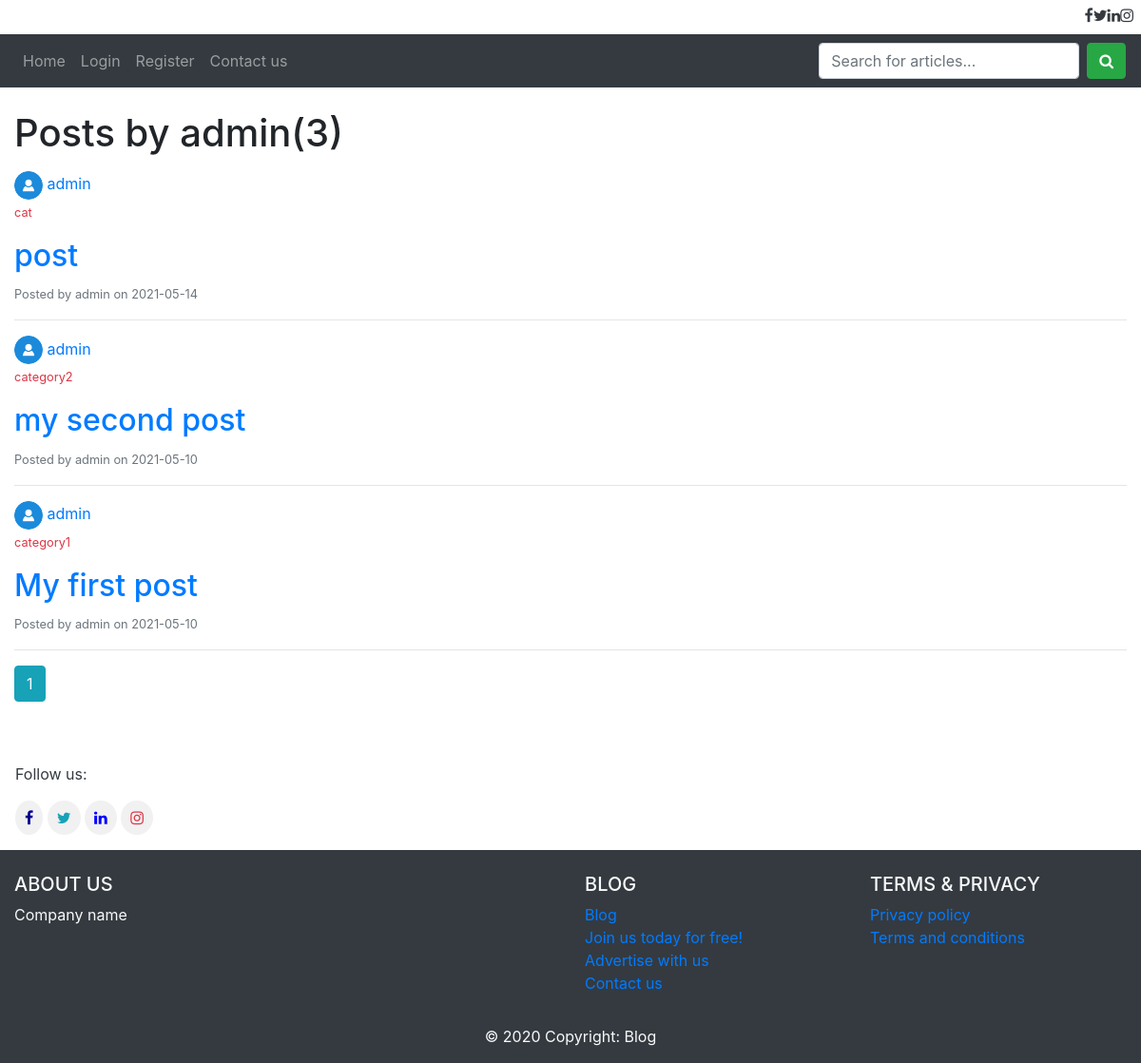
The app's page /user/admin, older data.
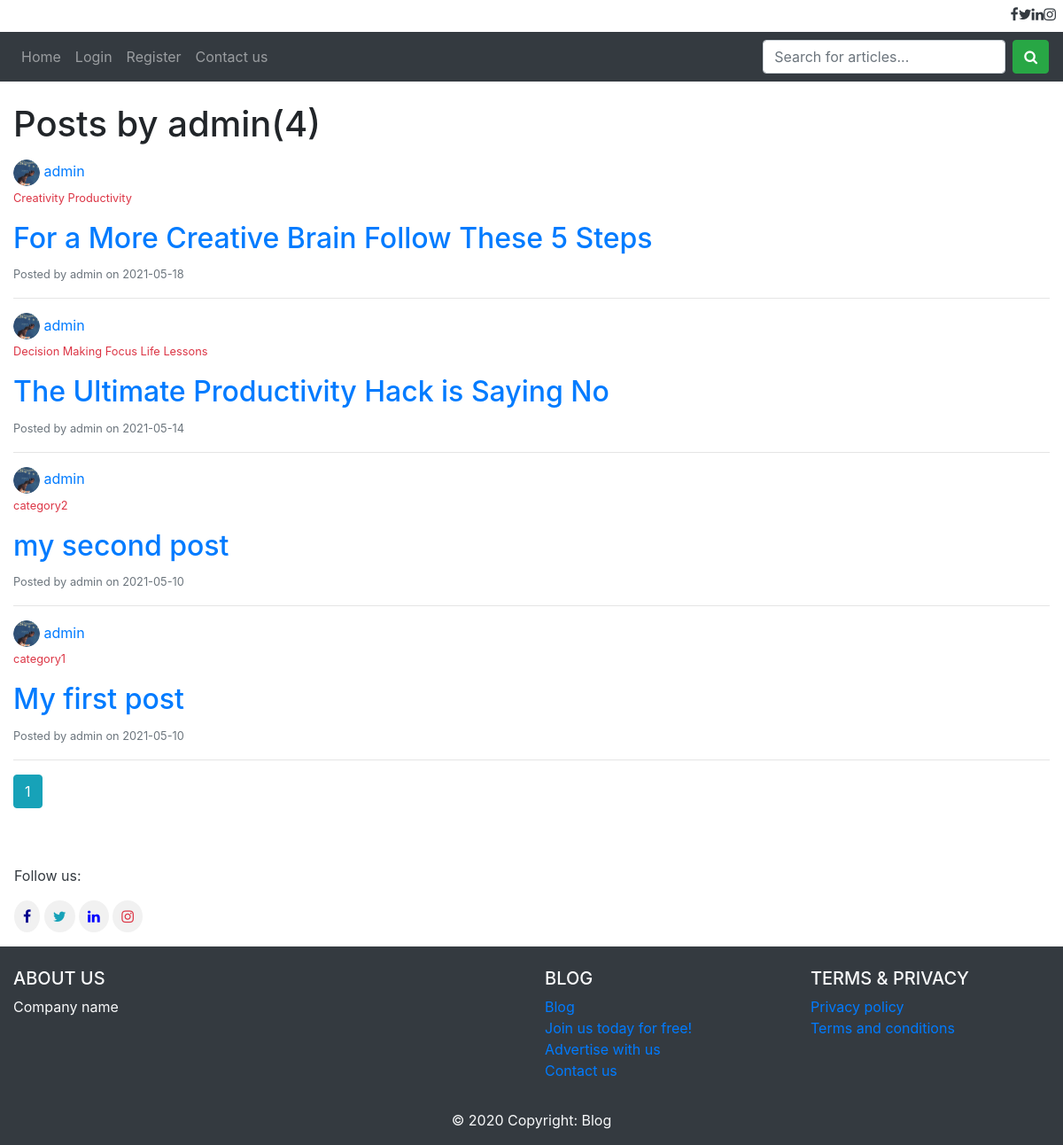
The same page, newer data.
### app/models.py (models this page shows, shortened)
class Users(db.Model, UserMixin):
    id = db.Column(db.Integer,primary_key = True)
    username = db.Column(db.String(20), unique = True, nullable = False)
    email = db.Column(db.String(120), unique =True, nullable = False)
    profile_pic = db.Column(db.String(20), nullable = False, default = 'avatar.png')
    password = db.Column(db.String(100), nullable = False)
    admin = db.Column(db.Boolean, nullable = False, default = False)
    posts = db.relationship('Articles', backref = 'author', lazy = True)
    the_comments = db.relationship('Comments', backref='writer',lazy=True)
    post_author = db.Column(db.Boolean, nullable=False, default=False)

class Articles(db.Model):
    id = db.Column(db.Integer, primary_key = True)
    title = db.Column(db.String(100), nullable = False)
    category = db.Column(db.String(200), nullable = False)
    content = db.Column(db.Text, nullable = False)
    date_posted = db.Column(db.DateTime, nullable = False, default = datetime.utcnow)
    slug = db.Column(db.String(255))
    user_id = db.Column(db.Integer, db.ForeignKey('users.id'), nullable = False)
    imgs = db.relationship('Images',backref = 'article',lazy = True)
    userscomments = db.relationship('Comments', backref = 'its_article', lazy = True)

### app/routes.py (the view)
@app.route('/user/<string:username>')
def user_posts(username):
    page = request.args.get('page', 1, type=int)
    user = Users.query.filter_by(username=username).first_or_404()
    articles = Articles.query.filter_by(author=user)\
        .order_by(Articles.date_posted.desc())\
        .paginate(per_page=20, page=page)
    return render_template('author_posts.html',articles = articles, user=user)

### app/templates/author_posts.html
{% extends "layout.html" %}
{% block body %}
<div>
    <h1 class="mb-3">Posts by {{ user.username }}({{ articles.total }})</h1>
    {% for article in articles.items %}
    <a href="{{ url_for('user_posts',username=article.author.username) }}">
    <img style="border-radius: 50%;width: 30px;height: 30px;" src="{{ url_for('static',filename='imgs/profile_pics/' + article.author.profile_pic )}}">
    <span>{{ article.author.username }}</span>
    </a>
    <p><small class="text-danger">{{ article.category }}</small></p>
    <h2><a href="{{ url_for('post', id = article.id) }}">{{ article.title }}</a></h2>
    <small class="text-muted">Posted by {{ article.author.username }} on {{ article.date_posted.strftime('%Y-%m-%d') }}</small>
    <hr>
    {% endfor %}
    {% for page_num in articles.iter_pages(left_edge=1,right_edge=1,left_current=1,right_current=2) %}
        {% if page_num %}
            {% if articles.page == page_num %}
                <a class="btn btn-info mb-4" href="{{url_for('user_posts',username=user.username, page = page_num)}}">{{ page_num }}</a>
            {% else %}
                <a class="btn btn-outline-info mb-4" href="{{url_for('user_posts',username=user.username, page = page_num)}}">{{ page_num }}</a>
            {% endif %}
        {% else %}
            ...
        {% endif %}
    {% endfor %}
</div>
{% endblock %}

### app/templates/layout.html (shortened to what this page needs)
<!DOCTYPE html>
<html lang="en">
<head>
    <link rel="stylesheet" href="https://maxcdn.bootstrapcdn.com/bootstrap/4.5.2/css/bootstrap.min.css">
    <link rel="stylesheet" href="https://use.fontawesome.com/releases/v5.7.0/css/all.css">
    <link rel="stylesheet" href="https://cdnjs.cloudflare.com/ajax/libs/font-awesome/4.7.0/css/font-awesome.min.css">
</head>
<body>
<div>
        <div style="width: 100%;float: right;" class="mb-1 p-2">
          <a class="text-dark" href="#"><i style="float:right;border-radius: 50%;" class="fa fa-instagram"></i></a>
          <a class="text-dark" href="#"><i style="float:right;border-radius: 50%;" class="fa fa-linkedin"></i></a>
          <a class="text-dark" href="#"><i style="float:right;border-radius: 50%;"  class="fa fa-twitter"></i></a>
          <a class="text-dark" href="#"><i style="float:right;border-radius: 50%;" class="fa fa-facebook"></i></a>
        </div>
        <nav class="navbar navbar-expand-lg navbar-dark bg-dark sticky-top">
          <div class="collapse navbar-collapse" id="navbarSupportedContent">
            <ul class="navbar-nav mr-auto">
              <li class="nav-item">
                <a class="nav-link" href="{{ url_for('index') }}">Home <span class="sr-only">(current)</span></a>
              </li>
              {% if current_user.is_authenticated %}
              {% if current_user.admin == True %}
              <li class="nav-item">
                <a class="nav-link" href="{{url_for('admin')}}">Admin panel</a>
              </li>
              {% endif %}
              {% if current_user.post_author == True %}
              <li class="nav-item">
                <a class="nav-link" href="{{url_for('new_post')}}">New Post</a>
              </li>
              {% endif %}
              <li class="nav-item">
              <a class="nav-link" href="{{url_for('logout')}}">Logout</a>
              </li>
              {% else %}
              <li class="nav-item">
                <a class="nav-link" href="{{url_for('login')}}">Login</a>
              </li>
              <li class="nav-item">
                <a class="nav-link" href="{{url_for('register')}}">Register</a>
              </li>
              {% endif %}
              <li class="nav-item">
                <a class="nav-link" href="{{url_for('contact')}}">Contact us</a>
              </li>
            </ul>
            <form class="form-inline my-2 my-lg-0">
              <input class="form-control mr-sm-2" type="search" placeholder="Search for articles..." aria-label="Search">
              <button class="btn btn-success my-2 my-sm-0" type="submit"><i class="fa fa-search"></i></button>
            </form>
          </div>
        </nav>
    <div class="container-fluid">
      <br>
        {% block body %}{% endblock %}
    </div>
    <br>
<div class="m-3">
  <p class="text-dark">Follow us:</p>
  <a href="#"><i style="color:darkblue;border-radius: 50%;padding: 10px;background-color: #f1f1f1;" class="fa fa-facebook"></i></a>
  <a class="text-info" href="#"><i style="border-radius: 50%;padding: 10px;background-color: #f1f1f1;" class="fa fa-twitter"></i></a>
  <a href="#"><i style="color:blue;border-radius: 50%;padding: 10px;background-color: #f1f1f1;"  class="fa fa-linkedin"></i></a>
  <a class="text-danger" href="#"><i style="border-radius: 50%;padding: 10px;background-color: #f1f1f1;" class="fa fa-instagram"></i></a>
</div>
<footer class="page-footer font-small blue pt-4 bg-dark text-light">
  <div class="container-fluid text-center text-md-left">
    <div class="row">
      <div class="col-md-6 mt-md-0 mt-3">
        <h5 class="text-uppercase">ABOUT US</h5>
        <ul class="list-unstyled">
          <li>Company name</li>
        </ul>
      </div>
      <div class="col-md-3 mb-md-0 mb-3">
        <h5 class="text-uppercase">Blog</h5>
        <ul class="list-unstyled">
          <li>
            <a href="{{ url_for('index') }}">Blog</a>
          </li>
          {% if current_user.is_authenticated %}
          {% else %}
          <li>
            <a href="{{ url_for('register') }}">Join us today for free!</a>
          </li>
          {% endif %}
          <li>
            <a href="#!">Advertise with us</a>
          </li>
          <li>
            <a href="{{ url_for('contact') }}">Contact us</a>
          </li>
        </ul>
      </div>
      <div class="col-md-3 mb-md-0 mb-3">
        <h5 class="text-uppercase">Terms & Privacy</h5>
        <ul class="list-unstyled">
          <li>
            <a href="{{ url_for('privacy_policy') }}">Privacy policy</a>
          </li>
          <li>
            <a href="{{ url_for('terms_conditions') }}">Terms and conditions</a>
          </li>
        </ul>
      </div>
    </div>
  </div>
  <div class="footer-copyright text-center py-3">© 2020 Copyright: Blog
  </div>
</footer>
</div>
</body>
</html>

Row changes from the older to the newer data that the page shows:
added Articles: profile_pic (picture), author.username "admin", category "Creativity Productivity", title "For a More Creative Brain Follow These 5 Steps", date_posted "2021-05-18"
changed Articles: profile_pic: picture added in place of a placeholder; category "cat" → "Decision Making Focus Life Lessons"; title "post" → "The Ultimate Productivity Hack is Saying No"
changed through a linked row, Articles "my second post": profile_pic: picture added in place of a placeholder
changed through a linked row, Articles "My first post": profile_pic: picture added in place of a placeholder
Text that changed along with them:
{{ articles.total }}: "3" → "4"
